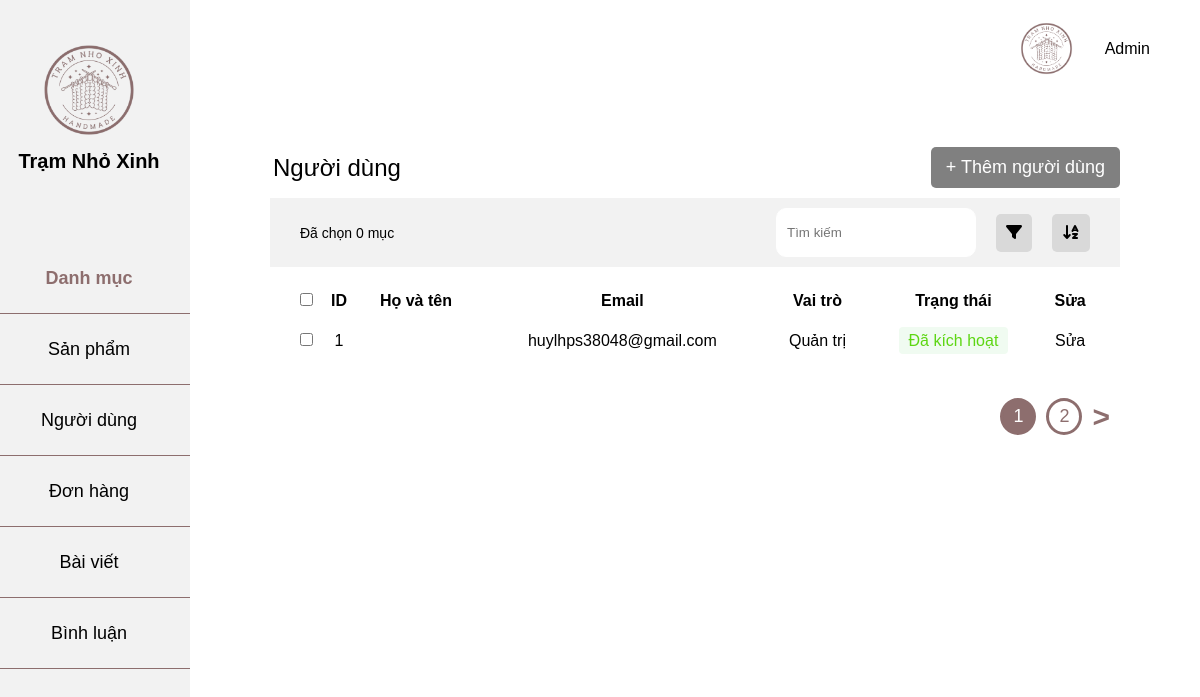
The page /admin/index.php?page=user on the database as committed earlier.
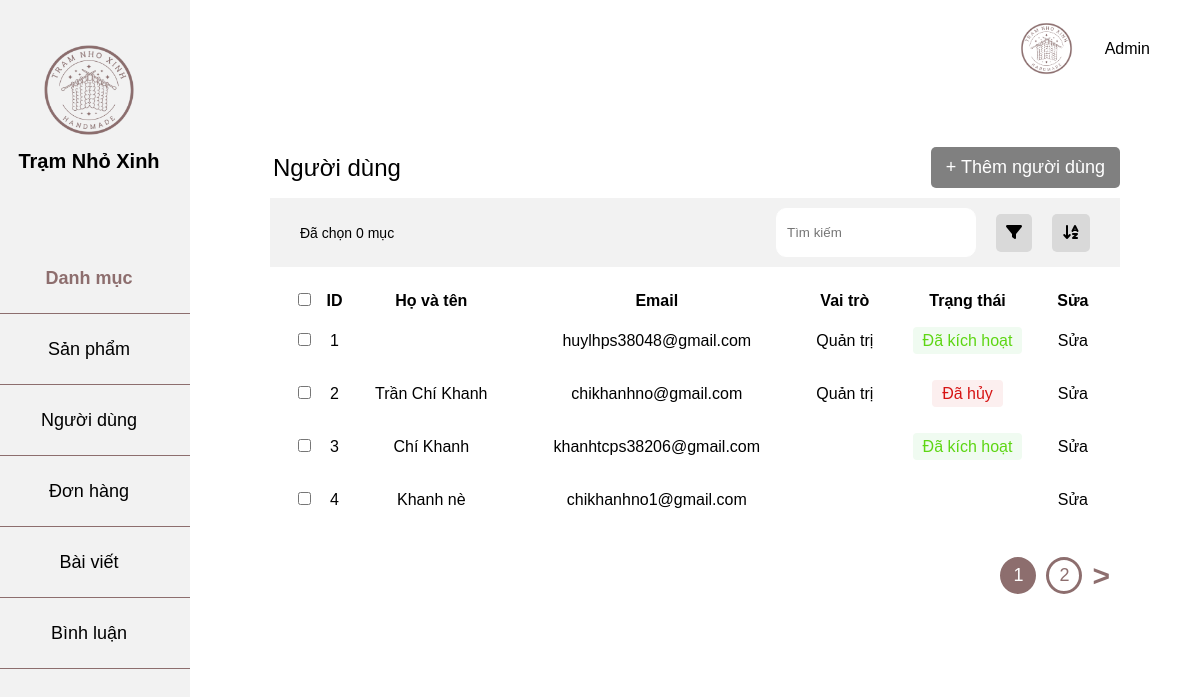
The same page on the database as committed later.
### tables this page shows
CREATE TABLE `users` (
  `id` int(11) NOT NULL,
  `email` varchar(255) NOT NULL,
  `password` varchar(255) NOT NULL,
  `address` varchar(255) DEFAULT NULL,
  `phone` varchar(255) DEFAULT NULL,
  `name` varchar(255) DEFAULT NULL,
  `role` tinyint(1) NOT NULL,
  `active` tinyint(1) NOT NULL
);

### app/model/database.php (called while the page is built, shortened)
<?php
class Database
{
    private $servername = "localhost";
    private $username = "root";
    private $password = "";
    private $dbname = "handmade_db";
    private $conn;
    function __construct()
    {
        try {
            $this->conn = new PDO("mysql:host=$this->servername;dbname=$this->dbname; charset=utf8", $this->username, $this->password);
            $this->conn->setAttribute(PDO::ATTR_ERRMODE, PDO::ERRMODE_EXCEPTION);
        } catch (PDOException $e) {
            echo "Connection failed: " . $e->getMessage();
        };
    }
    function query($sql, $param = [])
    {
        $this->stmt = $this->conn->prepare($sql);
        $this->stmt->execute($param);
        return $this->stmt;
    }
    public function getAll($sql, $param = [])
    {
        $statement = $this->query($sql, $param);
        return $statement->fetchAll(PDO::FETCH_ASSOC);
    }
}

### app/model/userModel.php (called while the page is built, shortened)
<?php
class UserModel{
    private $db;
    function __construct()
    {
        $this->db = new Database();
    }
    function getAllUser(){
        $sql = "SELECT * FROM users";
        return $this->db->getAll($sql);
    }
}
?>

### admin/app/view/user.php (the view, shortened to what this page needs)
<div class="main">
    <form action="?page=deleteuser" method="post" id="delete-form">
        <div class="main-category">
            <div class="main-danhmuc">
                <p>Người dùng</p>
                <a href="index.php?page=addUser">+ Thêm người dùng</a>
            </div>
            <div class="main-header">
                <div class="left-main-header">
                    <p id="selected-count">Đã chọn 0 mục</p>
                </div>
                <div class="right-main-header">
                    <input type="text" placeholder="Tìm kiếm">
                    <div class="filter"><i class="fa-solid fa-filter"></i></div>
                    <div class="sort"><i class="fa-solid fa-arrow-down-a-z"></i></div>
                </div>
            </div>
        </div>
        <div class="main-product">
            <table>
                <thead>
                    <tr>
                        <th><input type="checkbox" id="select-all"></th>
                        <th>ID</th>
                        <th>Họ và tên</th>
                        <th>Email</th>
                        <th>Vai trò</th>
                        <th>Trạng thái</th>
                        <th>Sửa</th>
                    </tr>
                </thead>
                <tbody>
                    <?php
                    $html = '';
                    foreach ($usersDB as $item) {
                        extract($item);
                        $html .= '
                                <tr>
                                    <td><input type="checkbox" class="item-checkbox" name="delete_ids[]" value="' . $id . '"></td>
                                    <td>' . $id . '</td>
                                    <td>' . $name . '</td>
                                    <td>' . $email . '</td>
                                    <td>' . $role . '</td>
                                    <td>' . $active . '</td>
                                    <td><a href="index.php?page=viewEditUser&id=' . $id . '">Sửa</a></td>
                                </tr>
                            ';
                    }
                    echo $html;
                    ?>
                </tbody>
            </table>
        </div>
    </form>
    <div class="main-turnpage">
        <button class="prev">1</button>
        <button class="next">2</button>
        <button class="nextpage">></button>
    </div>
</div>
</div>
</div>
</div>
</body>
</html>

### admin/app/controller/adminUserController.php (shortened to what this page needs)
<?php
class UserController
{
    private $userModel;
    function __construct()
    {
        $this->userModel = new UserModel();
    }
    function renderView($view, $data = [])
    {
        extract($data);
        $view = 'app/view/' . $view . '.php';
        require_once $view;
    }
    function viewUser()
    {
        $usersDB = $this->userModel->getAllUser();
        foreach ($usersDB as &$user) {
            $roleHtml = '';
            if ($user['role'] === 0) {
                $roleHtml = 'Người dùng';
            } else if ($user['role'] === 1) {
                $roleHtml = 'Quản trị';
            }
            $user['role'] = $roleHtml;
            if ($user['active'] === 0) {
                $activeHtml = '<span class="status pending">Chưa kích hoạt</span>';
            } else if ($user['active'] === 1) {
                $activeHtml = '<span class="status success">Đã kích hoạt</span>';
            } else if ($user['active'] === 2) {
                $activeHtml = '<span class="status danger">Đã hủy</span>';
            }
        }
        $this->renderView('user', ['usersDB' => $usersDB]);
    }
}

Rows that differ between the two databases and show on the page:
added users: id "2", name "Trần Chí Khanh", email "chikhanhno@gmail.com", role "Quản trị", active "Đã hủy"
added users: id "3", name "Chí Khanh", email "khanhtcps38206@gmail.com", active "Đã kích hoạt"
added users: id "4", name "Khanh nè", email "chikhanhno1@gmail.com"
